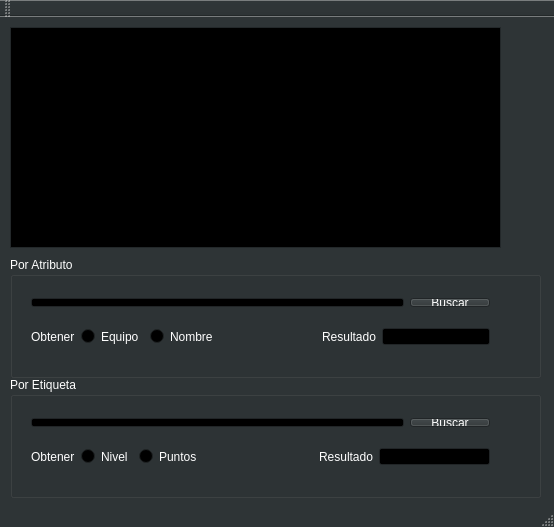
<?xml version="1.0" encoding="UTF-8"?>
<ui version="4.0">
 <class>MainWindow</class>
 <widget class="QMainWindow" name="MainWindow">
  <property name="geometry">
   <rect>
    <x>0</x>
    <y>0</y>
    <width>554</width>
    <height>527</height>
   </rect>
  </property>
  <property name="palette">
   <palette>
    <active>
     <colorrole role="WindowText">
      <brush brushstyle="SolidPattern">
       <color alpha="255">
        <red>255</red>
        <green>255</green>
        <blue>255</blue>
       </color>
      </brush>
     </colorrole>
     <colorrole role="Button">
      <brush brushstyle="SolidPattern">
       <color alpha="255">
        <red>46</red>
        <green>52</green>
        <blue>54</blue>
       </color>
      </brush>
     </colorrole>
     <colorrole role="Light">
      <brush brushstyle="SolidPattern">
       <color alpha="255">
        <red>69</red>
        <green>78</green>
        <blue>81</blue>
       </color>
      </brush>
     </colorrole>
     <colorrole role="Midlight">
      <brush brushstyle="SolidPattern">
       <color alpha="255">
        <red>57</red>
        <green>65</green>
        <blue>67</blue>
       </color>
      </brush>
     </colorrole>
     <colorrole role="Dark">
      <brush brushstyle="SolidPattern">
       <color alpha="255">
        <red>23</red>
        <green>26</green>
        <blue>27</blue>
       </color>
      </brush>
     </colorrole>
     <colorrole role="Mid">
      <brush brushstyle="SolidPattern">
       <color alpha="255">
        <red>30</red>
        <green>34</green>
        <blue>36</blue>
       </color>
      </brush>
     </colorrole>
     <colorrole role="Text">
      <brush brushstyle="SolidPattern">
       <color alpha="255">
        <red>255</red>
        <green>255</green>
        <blue>255</blue>
       </color>
      </brush>
     </colorrole>
     <colorrole role="BrightText">
      <brush brushstyle="SolidPattern">
       <color alpha="255">
        <red>255</red>
        <green>255</green>
        <blue>255</blue>
       </color>
      </brush>
     </colorrole>
     <colorrole role="ButtonText">
      <brush brushstyle="SolidPattern">
       <color alpha="255">
        <red>255</red>
        <green>255</green>
        <blue>255</blue>
       </color>
      </brush>
     </colorrole>
     <colorrole role="Base">
      <brush brushstyle="SolidPattern">
       <color alpha="255">
        <red>0</red>
        <green>0</green>
        <blue>0</blue>
       </color>
      </brush>
     </colorrole>
     <colorrole role="Window">
      <brush brushstyle="SolidPattern">
       <color alpha="255">
        <red>46</red>
        <green>52</green>
        <blue>54</blue>
       </color>
      </brush>
     </colorrole>
     <colorrole role="Shadow">
      <brush brushstyle="SolidPattern">
       <color alpha="255">
        <red>0</red>
        <green>0</green>
        <blue>0</blue>
       </color>
      </brush>
     </colorrole>
     <colorrole role="AlternateBase">
      <brush brushstyle="SolidPattern">
       <color alpha="255">
        <red>23</red>
        <green>26</green>
        <blue>27</blue>
       </color>
      </brush>
     </colorrole>
     <colorrole role="ToolTipBase">
      <brush brushstyle="SolidPattern">
       <color alpha="255">
        <red>255</red>
        <green>255</green>
        <blue>220</blue>
       </color>
      </brush>
     </colorrole>
     <colorrole role="ToolTipText">
      <brush brushstyle="SolidPattern">
       <color alpha="255">
        <red>0</red>
        <green>0</green>
        <blue>0</blue>
       </color>
      </brush>
     </colorrole>
    </active>
    <inactive>
     <colorrole role="WindowText">
      <brush brushstyle="SolidPattern">
       <color alpha="255">
        <red>255</red>
        <green>255</green>
        <blue>255</blue>
       </color>
      </brush>
     </colorrole>
     <colorrole role="Button">
      <brush brushstyle="SolidPattern">
       <color alpha="255">
        <red>46</red>
        <green>52</green>
        <blue>54</blue>
       </color>
      </brush>
     </colorrole>
     <colorrole role="Light">
      <brush brushstyle="SolidPattern">
       <color alpha="255">
        <red>69</red>
        <green>78</green>
        <blue>81</blue>
       </color>
      </brush>
     </colorrole>
     <colorrole role="Midlight">
      <brush brushstyle="SolidPattern">
       <color alpha="255">
        <red>57</red>
        <green>65</green>
        <blue>67</blue>
       </color>
      </brush>
     </colorrole>
     <colorrole role="Dark">
      <brush brushstyle="SolidPattern">
       <color alpha="255">
        <red>23</red>
        <green>26</green>
        <blue>27</blue>
       </color>
      </brush>
     </colorrole>
     <colorrole role="Mid">
      <brush brushstyle="SolidPattern">
       <color alpha="255">
        <red>30</red>
        <green>34</green>
        <blue>36</blue>
       </color>
      </brush>
     </colorrole>
     <colorrole role="Text">
      <brush brushstyle="SolidPattern">
       <color alpha="255">
        <red>255</red>
        <green>255</green>
        <blue>255</blue>
       </color>
      </brush>
     </colorrole>
     <colorrole role="BrightText">
      <brush brushstyle="SolidPattern">
       <color alpha="255">
        <red>255</red>
        <green>255</green>
        <blue>255</blue>
       </color>
      </brush>
     </colorrole>
     <colorrole role="ButtonText">
      <brush brushstyle="SolidPattern">
       <color alpha="255">
        <red>255</red>
        <green>255</green>
        <blue>255</blue>
       </color>
      </brush>
     </colorrole>
     <colorrole role="Base">
      <brush brushstyle="SolidPattern">
       <color alpha="255">
        <red>0</red>
        <green>0</green>
        <blue>0</blue>
       </color>
      </brush>
     </colorrole>
     <colorrole role="Window">
      <brush brushstyle="SolidPattern">
       <color alpha="255">
        <red>46</red>
        <green>52</green>
        <blue>54</blue>
       </color>
      </brush>
     </colorrole>
     <colorrole role="Shadow">
      <brush brushstyle="SolidPattern">
       <color alpha="255">
        <red>0</red>
        <green>0</green>
        <blue>0</blue>
       </color>
      </brush>
     </colorrole>
     <colorrole role="AlternateBase">
      <brush brushstyle="SolidPattern">
       <color alpha="255">
        <red>23</red>
        <green>26</green>
        <blue>27</blue>
       </color>
      </brush>
     </colorrole>
     <colorrole role="ToolTipBase">
      <brush brushstyle="SolidPattern">
       <color alpha="255">
        <red>255</red>
        <green>255</green>
        <blue>220</blue>
       </color>
      </brush>
     </colorrole>
     <colorrole role="ToolTipText">
      <brush brushstyle="SolidPattern">
       <color alpha="255">
        <red>0</red>
        <green>0</green>
        <blue>0</blue>
       </color>
      </brush>
     </colorrole>
    </inactive>
    <disabled>
     <colorrole role="WindowText">
      <brush brushstyle="SolidPattern">
       <color alpha="255">
        <red>23</red>
        <green>26</green>
        <blue>27</blue>
       </color>
      </brush>
     </colorrole>
     <colorrole role="Button">
      <brush brushstyle="SolidPattern">
       <color alpha="255">
        <red>46</red>
        <green>52</green>
        <blue>54</blue>
       </color>
      </brush>
     </colorrole>
     <colorrole role="Light">
      <brush brushstyle="SolidPattern">
       <color alpha="255">
        <red>69</red>
        <green>78</green>
        <blue>81</blue>
       </color>
      </brush>
     </colorrole>
     <colorrole role="Midlight">
      <brush brushstyle="SolidPattern">
       <color alpha="255">
        <red>57</red>
        <green>65</green>
        <blue>67</blue>
       </color>
      </brush>
     </colorrole>
     <colorrole role="Dark">
      <brush brushstyle="SolidPattern">
       <color alpha="255">
        <red>23</red>
        <green>26</green>
        <blue>27</blue>
       </color>
      </brush>
     </colorrole>
     <colorrole role="Mid">
      <brush brushstyle="SolidPattern">
       <color alpha="255">
        <red>30</red>
        <green>34</green>
        <blue>36</blue>
       </color>
      </brush>
     </colorrole>
     <colorrole role="Text">
      <brush brushstyle="SolidPattern">
       <color alpha="255">
        <red>23</red>
        <green>26</green>
        <blue>27</blue>
       </color>
      </brush>
     </colorrole>
     <colorrole role="BrightText">
      <brush brushstyle="SolidPattern">
       <color alpha="255">
        <red>255</red>
        <green>255</green>
        <blue>255</blue>
       </color>
      </brush>
     </colorrole>
     <colorrole role="ButtonText">
      <brush brushstyle="SolidPattern">
       <color alpha="255">
        <red>23</red>
        <green>26</green>
        <blue>27</blue>
       </color>
      </brush>
     </colorrole>
     <colorrole role="Base">
      <brush brushstyle="SolidPattern">
       <color alpha="255">
        <red>46</red>
        <green>52</green>
        <blue>54</blue>
       </color>
      </brush>
     </colorrole>
     <colorrole role="Window">
      <brush brushstyle="SolidPattern">
       <color alpha="255">
        <red>46</red>
        <green>52</green>
        <blue>54</blue>
       </color>
      </brush>
     </colorrole>
     <colorrole role="Shadow">
      <brush brushstyle="SolidPattern">
       <color alpha="255">
        <red>0</red>
        <green>0</green>
        <blue>0</blue>
       </color>
      </brush>
     </colorrole>
     <colorrole role="AlternateBase">
      <brush brushstyle="SolidPattern">
       <color alpha="255">
        <red>46</red>
        <green>52</green>
        <blue>54</blue>
       </color>
      </brush>
     </colorrole>
     <colorrole role="ToolTipBase">
      <brush brushstyle="SolidPattern">
       <color alpha="255">
        <red>255</red>
        <green>255</green>
        <blue>220</blue>
       </color>
      </brush>
     </colorrole>
     <colorrole role="ToolTipText">
      <brush brushstyle="SolidPattern">
       <color alpha="255">
        <red>0</red>
        <green>0</green>
        <blue>0</blue>
       </color>
      </brush>
     </colorrole>
    </disabled>
   </palette>
  </property>
  <property name="windowTitle">
   <string>MainWindow</string>
  </property>
  <widget class="QWidget" name="centralWidget">
   <widget class="QPlainTextEdit" name="plainTextEdit">
    <property name="geometry">
     <rect>
      <x>10</x>
      <y>10</y>
      <width>491</width>
      <height>221</height>
     </rect>
    </property>
   </widget>
   <widget class="QGroupBox" name="groupBox">
    <property name="geometry">
     <rect>
      <x>10</x>
      <y>240</y>
      <width>531</width>
      <height>121</height>
     </rect>
    </property>
    <property name="title">
     <string>Por Atributo</string>
    </property>
    <widget class="QWidget" name="horizontalLayoutWidget_2">
     <property name="geometry">
      <rect>
       <x>10</x>
       <y>30</y>
       <width>481</width>
       <height>31</height>
      </rect>
     </property>
     <layout class="QHBoxLayout" name="horizontalLayout_2">
      <item>
       <widget class="QLineEdit" name="lineBuscador"/>
      </item>
      <item>
       <widget class="QPushButton" name="buttonBuscar">
        <property name="text">
         <string>Buscar</string>
        </property>
       </widget>
      </item>
     </layout>
    </widget>
    <widget class="QWidget" name="horizontalLayoutWidget">
     <property name="geometry">
      <rect>
       <x>10</x>
       <y>60</y>
       <width>481</width>
       <height>39</height>
      </rect>
     </property>
     <layout class="QHBoxLayout" name="horizontalLayout">
      <item>
       <widget class="QLabel" name="label_2">
        <property name="text">
         <string>Obtener</string>
        </property>
       </widget>
      </item>
      <item>
       <widget class="QRadioButton" name="radioEquipo">
        <property name="text">
         <string>Equipo</string>
        </property>
       </widget>
      </item>
      <item>
       <widget class="QRadioButton" name="radioNombre">
        <property name="text">
         <string>Nombre</string>
        </property>
       </widget>
      </item>
      <item>
       <spacer name="horizontalSpacer">
        <property name="orientation">
         <enum>Qt::Horizontal</enum>
        </property>
        <property name="sizeHint" stdset="0">
         <size>
          <width>40</width>
          <height>20</height>
         </size>
        </property>
       </spacer>
      </item>
      <item>
       <widget class="QLabel" name="label">
        <property name="text">
         <string>Resultado</string>
        </property>
       </widget>
      </item>
      <item>
       <widget class="QLineEdit" name="lineResultado"/>
      </item>
     </layout>
    </widget>
   </widget>
   <widget class="QGroupBox" name="groupBox_2">
    <property name="geometry">
     <rect>
      <x>10</x>
      <y>360</y>
      <width>531</width>
      <height>121</height>
     </rect>
    </property>
    <property name="title">
     <string>Por Etiqueta</string>
    </property>
    <widget class="QWidget" name="horizontalLayoutWidget_3">
     <property name="geometry">
      <rect>
       <x>10</x>
       <y>30</y>
       <width>481</width>
       <height>31</height>
      </rect>
     </property>
     <layout class="QHBoxLayout" name="horizontalLayout_3">
      <item>
       <widget class="QLineEdit" name="lineBuscadorEtiqueta"/>
      </item>
      <item>
       <widget class="QPushButton" name="buttonBuscarEtiqueta">
        <property name="text">
         <string>Buscar</string>
        </property>
       </widget>
      </item>
     </layout>
    </widget>
    <widget class="QWidget" name="horizontalLayoutWidget_4">
     <property name="geometry">
      <rect>
       <x>10</x>
       <y>60</y>
       <width>481</width>
       <height>39</height>
      </rect>
     </property>
     <layout class="QHBoxLayout" name="horizontalLayout_4">
      <item>
       <widget class="QLabel" name="label_3">
        <property name="text">
         <string>Obtener</string>
        </property>
       </widget>
      </item>
      <item>
       <widget class="QRadioButton" name="radioNivel">
        <property name="text">
         <string>Nivel</string>
        </property>
       </widget>
      </item>
      <item>
       <widget class="QRadioButton" name="radioPuntos">
        <property name="text">
         <string>Puntos</string>
        </property>
       </widget>
      </item>
      <item>
       <spacer name="horizontalSpacer_2">
        <property name="orientation">
         <enum>Qt::Horizontal</enum>
        </property>
        <property name="sizeHint" stdset="0">
         <size>
          <width>40</width>
          <height>20</height>
         </size>
        </property>
       </spacer>
      </item>
      <item>
       <widget class="QLabel" name="label_4">
        <property name="text">
         <string>Resultado</string>
        </property>
       </widget>
      </item>
      <item>
       <widget class="QLineEdit" name="lineResultadoEtiqueta"/>
      </item>
     </layout>
    </widget>
   </widget>
  </widget>
  <widget class="QMenuBar" name="menuBar">
   <property name="geometry">
    <rect>
     <x>0</x>
     <y>0</y>
     <width>554</width>
     <height>22</height>
    </rect>
   </property>
  </widget>
  <widget class="QToolBar" name="mainToolBar">
   <attribute name="toolBarArea">
    <enum>TopToolBarArea</enum>
   </attribute>
   <attribute name="toolBarBreak">
    <bool>false</bool>
   </attribute>
  </widget>
  <widget class="QStatusBar" name="statusBar"/>
 </widget>
 <layoutdefault spacing="6" margin="11"/>
 <resources/>
 <connections/>
</ui>
